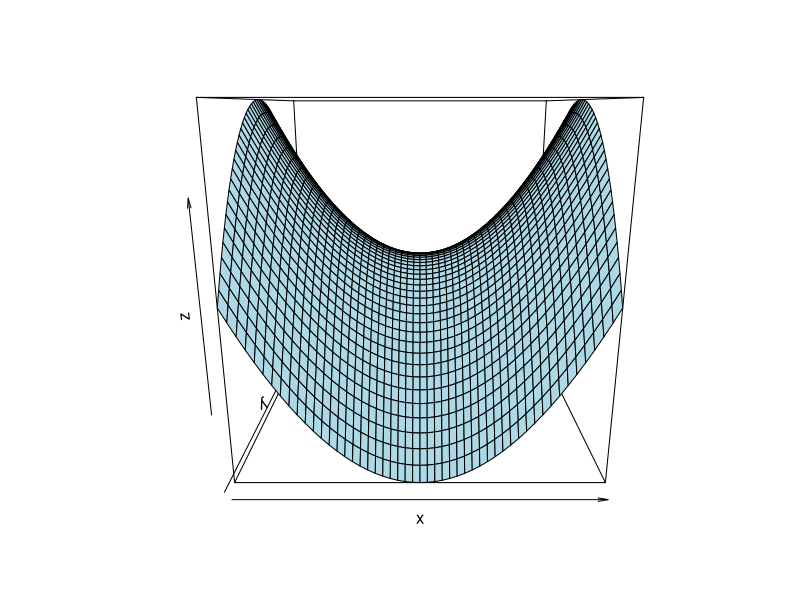
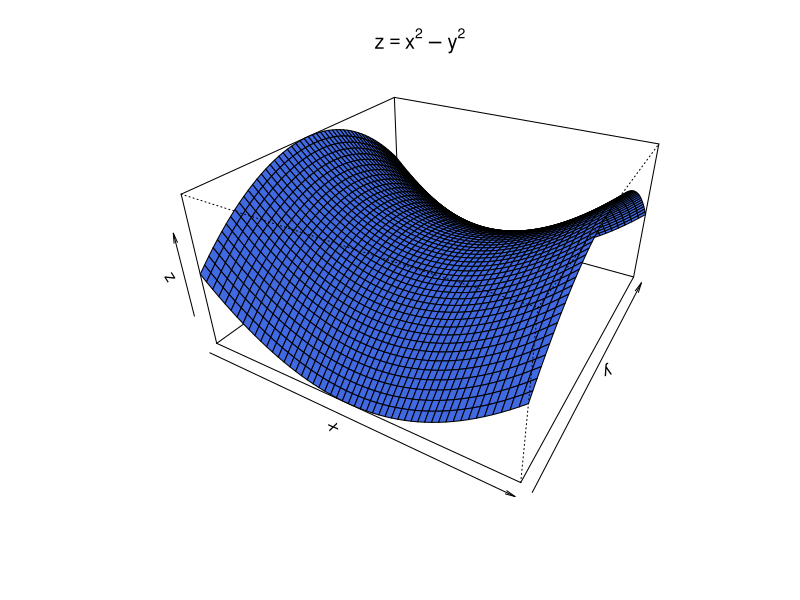
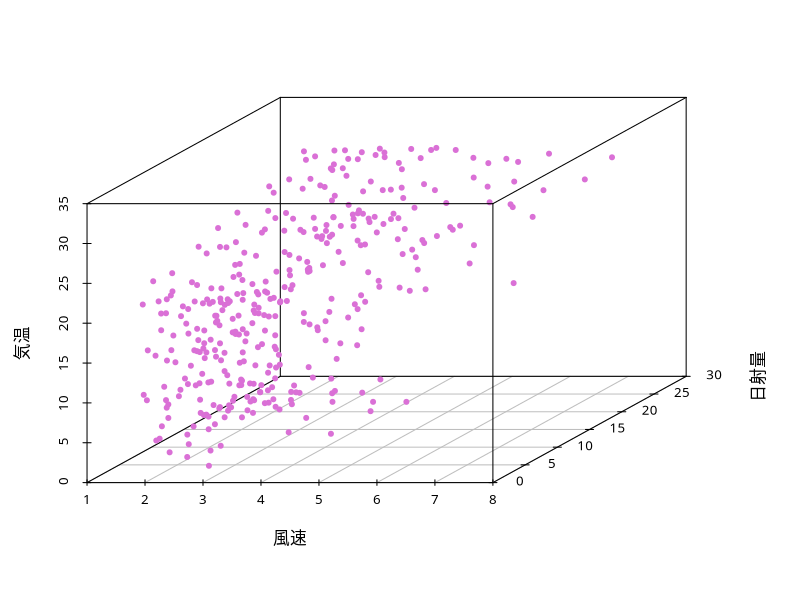

Here is the R script that generated these plots, in order:
### 関数perspによる2変数関数の俯瞰図
f <- function(x,y) x^2 - y^2
x <- seq(-3, 3, length=51) # x座標の定義域の分割
y <- seq(-3, 3, length=51) # y座標の定義域の分割
z <- outer(x, y, f) # z座標の計算
### 基本的な俯瞰図
persp(x, y, z, col="lightblue")
### 俯瞰する向きを指定
persp(x, y, z, 
      theta=30, phi=30, expand=0.5, # 視点を設定
      col="royalblue", main=expression(z==x^2-y^2))
### 3次元散布図(パッケージscatterplot3dを利用)
## install.packages("scatterplot3d") # 初めて使う場合
require(scatterplot3d) # パッケージのロード
par(family="HiraginoSans-W4") 
myData <- subset(read.csv("data/tokyo_weather.csv",
                          fileEncoding="utf8"), 
                 select=c(風速,日射量,気温))
scatterplot3d(myData, pch=20, color="orchid")
## pch の指定については help(points) を参照
